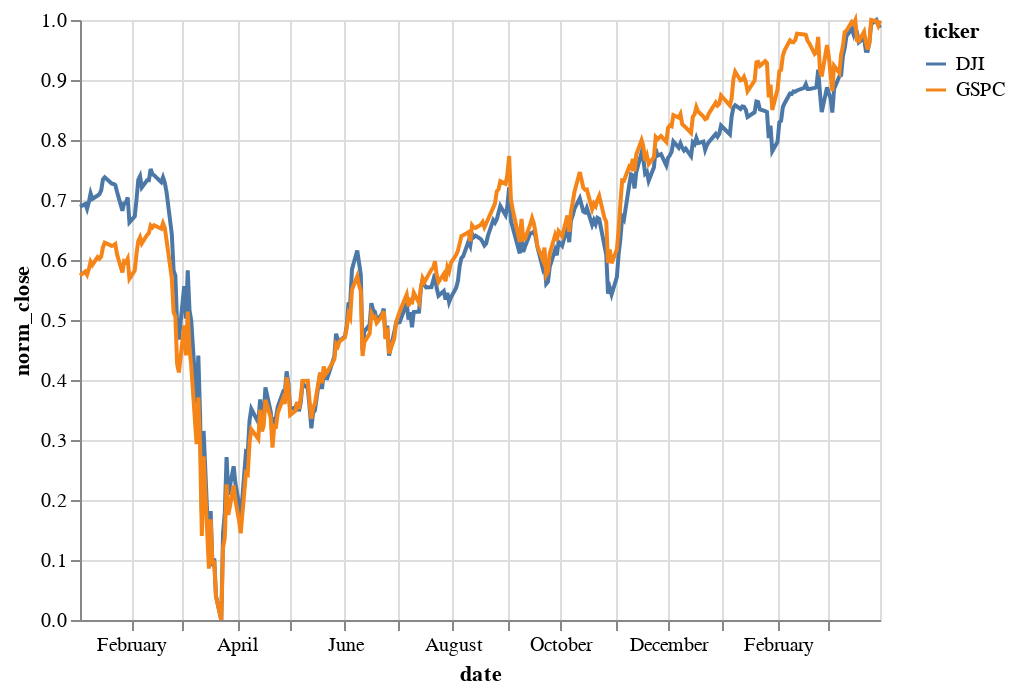

Notebook code for this chart:
### Markdown cell above
## Only Stocks

### Code cell
alt.Chart(df[df['ticker'].isin(['DJI', 'GSPC'])]).mark_line().encode(
    x='date:T',
    y='norm_close:Q',
    color='ticker:N'
)

### Figure 1 — Vega-Lite specification as saved in the notebook (floating-point values rounded to 4 significant figures; data arrays with more than 128 entries replaced by an {"elided": "..."} marker saying what was removed)
{"config": {"view": {"continuousWidth": 400, "continuousHeight": 300}}, "data": {"name": "data-ec33265d5b870cbf24676e7d3c4afaa9"}, "mark": "line", "encoding": {"color": {"type": "nominal", "field": "ticker"}, "x": {"type": "temporal", "field": "date"}, "y": {"type": "quantitative", "field": "norm_close"}}, "$schema": "https://vega.github.io/schema/vega-lite/v4.8.1.json", "datasets": {"data-ec33265d5b870cbf24676e7d3c4afaa9": {"elided": "618 records"}}}
